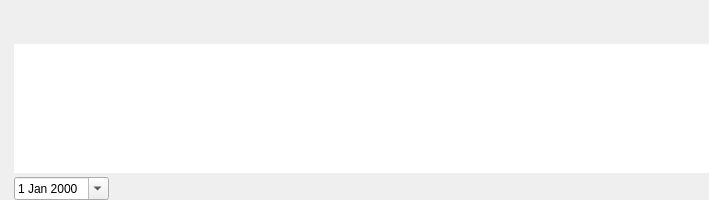
<?xml version="1.0" encoding="UTF-8"?>
<ui version="4.0">
 <class>TaskDetailForm</class>
 <widget class="QWidget" name="TaskDetailForm">
  <property name="windowModality">
   <enum>Qt::WindowModal</enum>
  </property>
  <property name="geometry">
   <rect>
    <x>0</x>
    <y>0</y>
    <width>709</width>
    <height>200</height>
   </rect>
  </property>
  <property name="sizePolicy">
   <sizepolicy hsizetype="Preferred" vsizetype="Fixed">
    <horstretch>0</horstretch>
    <verstretch>0</verstretch>
   </sizepolicy>
  </property>
  <property name="minimumSize">
   <size>
    <width>0</width>
    <height>200</height>
   </size>
  </property>
  <property name="maximumSize">
   <size>
    <width>16777215</width>
    <height>200</height>
   </size>
  </property>
  <property name="focusPolicy">
   <enum>Qt::StrongFocus</enum>
  </property>
  <property name="contextMenuPolicy">
   <enum>Qt::NoContextMenu</enum>
  </property>
  <property name="windowTitle">
   <string>Form</string>
  </property>
  <property name="autoFillBackground">
   <bool>false</bool>
  </property>
  <layout class="QGridLayout" name="gridLayout">
   <property name="horizontalSpacing">
    <number>7</number>
   </property>
   <property name="verticalSpacing">
    <number>4</number>
   </property>
   <property name="margin">
    <number>0</number>
   </property>
   <item row="3" column="1">
    <widget class="QDateEdit" name="dateEdit">
     <property name="frame">
      <bool>true</bool>
     </property>
     <property name="buttonSymbols">
      <enum>QAbstractSpinBox::UpDownArrows</enum>
     </property>
     <property name="specialValueText">
      <string>test</string>
     </property>
     <property name="correctionMode">
      <enum>QAbstractSpinBox::CorrectToNearestValue</enum>
     </property>
     <property name="calendarPopup">
      <bool>true</bool>
     </property>
    </widget>
   </item>
   <item row="3" column="2">
    <spacer name="horizontalSpacer">
     <property name="orientation">
      <enum>Qt::Horizontal</enum>
     </property>
     <property name="sizeHint" stdset="0">
      <size>
       <width>40</width>
       <height>20</height>
      </size>
     </property>
    </spacer>
   </item>
   <item row="0" column="0">
    <widget class="QLabel" name="label">
     <property name="frameShape">
      <enum>QFrame::NoFrame</enum>
     </property>
     <property name="frameShadow">
      <enum>QFrame::Plain</enum>
     </property>
     <property name="lineWidth">
      <number>0</number>
     </property>
     <property name="text">
      <string/>
     </property>
     <property name="pixmap">
      <pixmap resource="ressources.qrc">:/img/mark_icon.png</pixmap>
     </property>
     <property name="scaledContents">
      <bool>false</bool>
     </property>
     <property name="alignment">
      <set>Qt::AlignLeading|Qt::AlignLeft|Qt::AlignTop</set>
     </property>
     <property name="margin">
      <number>0</number>
     </property>
     <property name="indent">
      <number>0</number>
     </property>
    </widget>
   </item>
   <item row="0" column="1" rowspan="2" colspan="2">
    <widget class="QWidget" name="contextLayout" native="true">
     <property name="sizePolicy">
      <sizepolicy hsizetype="Preferred" vsizetype="MinimumExpanding">
       <horstretch>0</horstretch>
       <verstretch>0</verstretch>
      </sizepolicy>
     </property>
     <property name="minimumSize">
      <size>
       <width>0</width>
       <height>40</height>
      </size>
     </property>
     <property name="maximumSize">
      <size>
       <width>16777215</width>
       <height>16777215</height>
      </size>
     </property>
     <property name="focusPolicy">
      <enum>Qt::StrongFocus</enum>
     </property>
    </widget>
   </item>
   <item row="2" column="1" colspan="2">
    <widget class="QTextEdit" name="textEdit">
     <property name="mouseTracking">
      <bool>false</bool>
     </property>
     <property name="focusPolicy">
      <enum>Qt::WheelFocus</enum>
     </property>
     <property name="contextMenuPolicy">
      <enum>Qt::NoContextMenu</enum>
     </property>
     <property name="toolTip">
      <string/>
     </property>
     <property name="frameShape">
      <enum>QFrame::NoFrame</enum>
     </property>
     <property name="autoFormatting">
      <set>QTextEdit::AutoAll</set>
     </property>
     <property name="textInteractionFlags">
      <set>Qt::LinksAccessibleByKeyboard|Qt::LinksAccessibleByMouse|Qt::TextBrowserInteraction|Qt::TextEditable|Qt::TextEditorInteraction|Qt::TextSelectableByKeyboard|Qt::TextSelectableByMouse</set>
     </property>
    </widget>
   </item>
  </layout>
 </widget>
 <resources>
  <include location="ressources.qrc"/>
 </resources>
 <connections/>
</ui>
